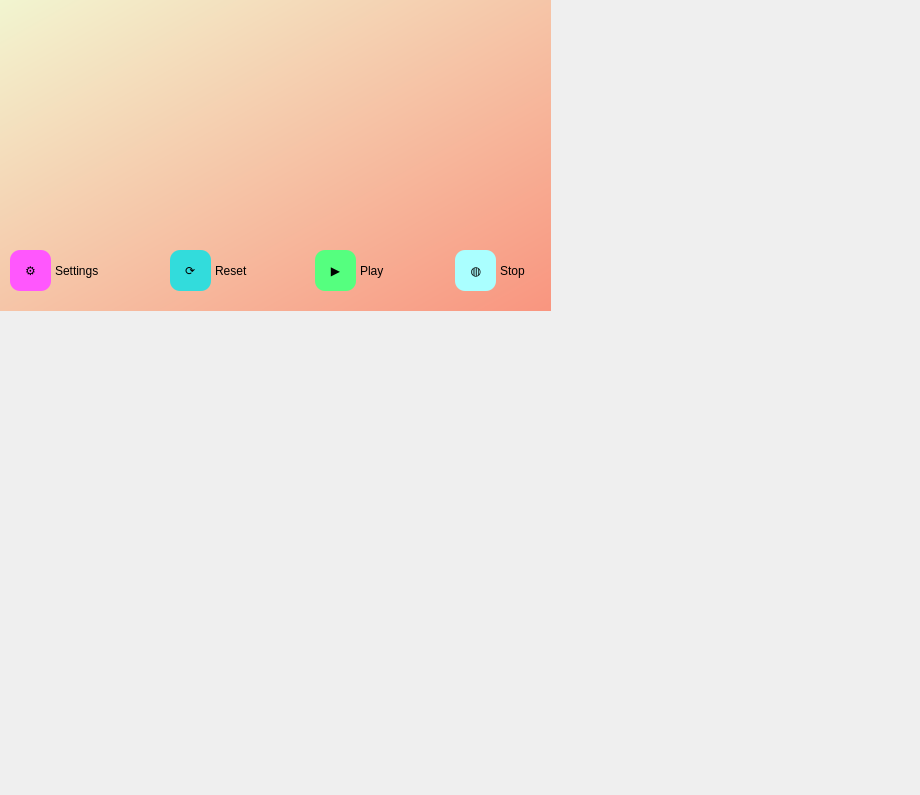
<?xml version="1.0" encoding="UTF-8"?>
<ui version="4.0">
 <class>Dialog</class>
 <widget class="QDialog" name="Dialog">
  <property name="geometry">
   <rect>
    <x>0</x>
    <y>0</y>
    <width>920</width>
    <height>795</height>
   </rect>
  </property>
  <property name="windowTitle">
   <string>Dialog</string>
  </property>
  <widget class="QWidget" name="bgwidget" native="true">
   <property name="enabled">
    <bool>true</bool>
   </property>
   <property name="geometry">
    <rect>
     <x>0</x>
     <y>0</y>
     <width>551</width>
     <height>311</height>
    </rect>
   </property>
   <property name="styleSheet">
    <string notr="true">QWidget#bgwidget{
background-color: qlineargradient(spread:pad, x1:0, y1:0, x2:1, y2:1, stop:0 rgba(242, 245, 208, 255), stop:1 rgba(249, 149, 127, 255));}
</string>
   </property>
   <widget class="QLabel" name="greeting">
    <property name="geometry">
     <rect>
      <x>20</x>
      <y>10</y>
      <width>521</width>
      <height>81</height>
     </rect>
    </property>
    <property name="styleSheet">
     <string notr="true">font: 34pt &quot;Berlin Sans FB&quot;;
</string>
    </property>
    <property name="text">
     <string/>
    </property>
   </widget>
   <widget class="QPushButton" name="settings">
    <property name="geometry">
     <rect>
      <x>10</x>
      <y>250</y>
      <width>41</width>
      <height>41</height>
     </rect>
    </property>
    <property name="styleSheet">
     <string notr="true">border-radius:10px;
font: 75 11pt &quot;MS Shell Dlg 2&quot;;
background-color: rgba(255, 85, 255, 250);
</string>
    </property>
    <property name="text">
     <string>⚙</string>
    </property>
   </widget>
   <widget class="QLabel" name="label_6">
    <property name="geometry">
     <rect>
      <x>55</x>
      <y>250</y>
      <width>91</width>
      <height>41</height>
     </rect>
    </property>
    <property name="styleSheet">
     <string notr="true">font: 600 12pt &quot;Segoe UI Semibold&quot;;
</string>
    </property>
    <property name="text">
     <string>Settings</string>
    </property>
   </widget>
   <widget class="QLabel" name="greet_user">
    <property name="geometry">
     <rect>
      <x>20</x>
      <y>80</y>
      <width>521</width>
      <height>81</height>
     </rect>
    </property>
    <property name="styleSheet">
     <string notr="true">font: 34pt &quot;Berlin Sans FB&quot;;
</string>
    </property>
    <property name="text">
     <string/>
    </property>
   </widget>
   <widget class="QPushButton" name="reset">
    <property name="geometry">
     <rect>
      <x>170</x>
      <y>250</y>
      <width>41</width>
      <height>41</height>
     </rect>
    </property>
    <property name="styleSheet">
     <string notr="true">border-radius:10px;
font: 700 18pt &quot;Segoe UI&quot;;
background-color: rgb(50, 220, 220);
</string>
    </property>
    <property name="text">
     <string>⟳</string>
    </property>
   </widget>
   <widget class="QLabel" name="label_7">
    <property name="geometry">
     <rect>
      <x>215</x>
      <y>250</y>
      <width>61</width>
      <height>41</height>
     </rect>
    </property>
    <property name="styleSheet">
     <string notr="true">font: 600 12pt &quot;Segoe UI Semibold&quot;;
</string>
    </property>
    <property name="text">
     <string>Reset</string>
    </property>
   </widget>
   <widget class="QPushButton" name="play">
    <property name="geometry">
     <rect>
      <x>315</x>
      <y>250</y>
      <width>41</width>
      <height>41</height>
     </rect>
    </property>
    <property name="styleSheet">
     <string notr="true">border-radius:10px;
font: 700 18pt &quot;Segoe UI&quot;;
background-color: rgb(85, 255, 127);
</string>
    </property>
    <property name="text">
     <string>▶</string>
    </property>
   </widget>
   <widget class="QLabel" name="error">
    <property name="geometry">
     <rect>
      <x>10</x>
      <y>210</y>
      <width>531</width>
      <height>31</height>
     </rect>
    </property>
    <property name="styleSheet">
     <string notr="true">font: 700 11pt &quot;Segoe Print&quot;;
color: rgb(255, 0, 0);
</string>
    </property>
    <property name="text">
     <string/>
    </property>
   </widget>
   <widget class="QPushButton" name="stop">
    <property name="geometry">
     <rect>
      <x>455</x>
      <y>250</y>
      <width>41</width>
      <height>41</height>
     </rect>
    </property>
    <property name="styleSheet">
     <string notr="true">border-radius:10px;
background-color: rgb(170, 255, 255);
font: 700 22pt &quot;Segoe UI&quot;;

</string>
    </property>
    <property name="text">
     <string>◍</string>
    </property>
   </widget>
   <widget class="QLabel" name="label_8">
    <property name="geometry">
     <rect>
      <x>360</x>
      <y>250</y>
      <width>61</width>
      <height>41</height>
     </rect>
    </property>
    <property name="styleSheet">
     <string notr="true">font: 600 12pt &quot;Segoe UI Semibold&quot;;
</string>
    </property>
    <property name="text">
     <string>Play</string>
    </property>
   </widget>
   <widget class="QLabel" name="label_9">
    <property name="geometry">
     <rect>
      <x>500</x>
      <y>250</y>
      <width>61</width>
      <height>41</height>
     </rect>
    </property>
    <property name="styleSheet">
     <string notr="true">font: 600 12pt &quot;Segoe UI Semibold&quot;;
</string>
    </property>
    <property name="text">
     <string>Stop</string>
    </property>
   </widget>
   <widget class="QLabel" name="error1">
    <property name="geometry">
     <rect>
      <x>10</x>
      <y>180</y>
      <width>531</width>
      <height>31</height>
     </rect>
    </property>
    <property name="styleSheet">
     <string notr="true">font: 700 11pt &quot;Segoe Print&quot;;
color: rgb(255, 0, 0);
</string>
    </property>
    <property name="text">
     <string/>
    </property>
   </widget>
   <widget class="QPushButton" name="view_code">
    <property name="geometry">
     <rect>
      <x>650</x>
      <y>190</y>
      <width>111</width>
      <height>31</height>
     </rect>
    </property>
    <property name="styleSheet">
     <string notr="true">border-radius:15px;
font: 550 9pt &quot;Segoe UI&quot;;
background-color: rgb(255, 255, 127);
</string>
    </property>
    <property name="text">
     <string>View Code</string>
    </property>
   </widget>
   <widget class="QPushButton" name="reboot">
    <property name="geometry">
     <rect>
      <x>640</x>
      <y>220</y>
      <width>111</width>
      <height>31</height>
     </rect>
    </property>
    <property name="styleSheet">
     <string notr="true">border-radius:15px;
font: 550 9pt &quot;Segoe UI&quot;;
background-color: rgb(255, 255, 127);
</string>
    </property>
    <property name="text">
     <string>Reboot</string>
    </property>
   </widget>
   <widget class="QPushButton" name="exit">
    <property name="geometry">
     <rect>
      <x>570</x>
      <y>200</y>
      <width>111</width>
      <height>31</height>
     </rect>
    </property>
    <property name="styleSheet">
     <string notr="true">border-radius:15px;
font: 550 9pt &quot;Segoe UI&quot;;
background-color: rgb(255, 255, 127);
</string>
    </property>
    <property name="text">
     <string>Exit</string>
    </property>
   </widget>
   <widget class="QLabel" name="blue">
    <property name="geometry">
     <rect>
      <x>270</x>
      <y>370</y>
      <width>31</width>
      <height>41</height>
     </rect>
    </property>
    <property name="styleSheet">
     <string notr="true">font: 600 18pt &quot;Segoe UI Semibold&quot;;
color: rgb(0, 153, 209);
</string>
    </property>
    <property name="text">
     <string>●</string>
    </property>
   </widget>
   <widget class="QLabel" name="green">
    <property name="geometry">
     <rect>
      <x>140</x>
      <y>370</y>
      <width>31</width>
      <height>41</height>
     </rect>
    </property>
    <property name="styleSheet">
     <string notr="true">font: 600 18pt &quot;Segoe UI Semibold&quot;;
color: rgb(0, 255, 0);
</string>
    </property>
    <property name="text">
     <string>●</string>
    </property>
   </widget>
   <widget class="QLabel" name="status">
    <property name="geometry">
     <rect>
      <x>10</x>
      <y>380</y>
      <width>541</width>
      <height>31</height>
     </rect>
    </property>
    <property name="styleSheet">
     <string notr="true">font: 10pt &quot;Lucida Calligraphy&quot;;</string>
    </property>
    <property name="text">
     <string>LED Status :     Listening...      Recognizing...    Executing...</string>
    </property>
   </widget>
   <widget class="QLabel" name="red">
    <property name="geometry">
     <rect>
      <x>420</x>
      <y>370</y>
      <width>31</width>
      <height>41</height>
     </rect>
    </property>
    <property name="styleSheet">
     <string notr="true">font: 600 18pt &quot;Segoe UI Semibold&quot;;
color: rgb(255, 39, 39);
</string>
    </property>
    <property name="text">
     <string>●</string>
    </property>
   </widget>
  </widget>
 </widget>
 <resources/>
 <connections/>
</ui>
